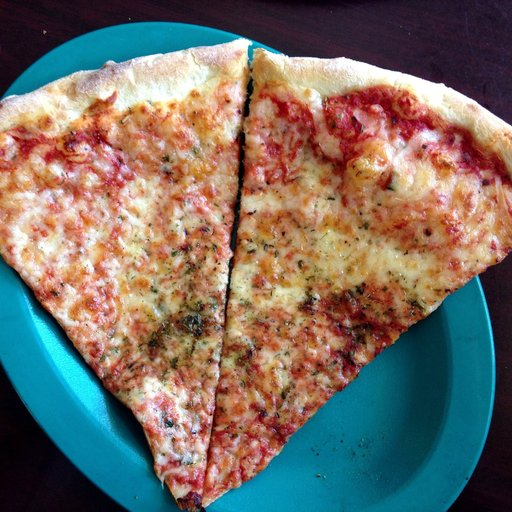
#> input picture P5-20231225/P5_2023_students/images/pizza.jpg, 512 x 512 px
$ jupyter execute --allow-errors P5_2023_students.ipynb   (shell and % lines are left out)
#> lines starting #> are read from the running program, lines starting #| are printed output that depends on the picture; long printed decimals are rounded
### P5-20231225/P5_2023_students/LM_filters.py
'''
The Leung-Malik (LM) Filter Bank, implementation in python

T. Leung and J. Malik. Representing and recognizing the visual appearance of
materials using three-dimensional textons. International Journal of Computer
Vision, 43(1):29-44, June 2001.

Reference: http://www.robots.ox.ac.uk/~vgg/research/texclass/filters.html
'''

import numpy as np
import matplotlib.pyplot as plt

def gaussian1d(sigma, mean, x, ord):
    x = np.array(x)
    x_ = x - mean
    var = sigma**2

    # Gaussian Function
    g1 = (1/np.sqrt(2*np.pi*var))*(np.exp((-1*x_*x_)/(2*var)))

    if ord == 0:
        g = g1
        return g
    elif ord == 1:
        g = -g1*((x_)/(var))
        return g
    else:
        g = g1*(((x_*x_) - var)/(var**2))
        return g

def gaussian2d(sup, scales):
    var = scales * scales
    shape = (sup,sup)
    n,m = [(i - 1)/2 for i in shape]
    x,y = np.ogrid[-m:m+1,-n:n+1]
    g = (1/np.sqrt(2*np.pi*var))*np.exp( -(x*x + y*y) / (2*var) )
    return g

def log2d(sup, scales):
    var = scales * scales
    shape = (sup,sup)
    n,m = [(i - 1)/2 for i in shape]
    x,y = np.ogrid[-m:m+1,-n:n+1]
    g = (1/np.sqrt(2*np.pi*var))*np.exp( -(x*x + y*y) / (2*var) )
    h = g*((x*x + y*y) - var)/(var**2)
    return h

def makefilter(scale, phasex, phasey, pts, sup):

    gx = gaussian1d(3*scale, 0, pts[0,...], phasex)
    gy = gaussian1d(scale,   0, pts[1,...], phasey)

    image = gx*gy

    image = np.reshape(image,(sup,sup))
    return image

def makeLMfilters():
    sup     = 49
    scalex  = np.sqrt(2) * np.array([1,2,3])
    norient = 6
    nrotinv = 12

    nbar  = len(scalex)*norient
    nedge = len(scalex)*norient
    nf    = nbar+nedge+nrotinv
    F     = np.zeros([sup,sup,nf])
    hsup  = (sup - 1)/2

    x = [np.arange(-hsup,hsup+1)]
    y = [np.arange(-hsup,hsup+1)]

    [x,y] = np.meshgrid(x,y)

    orgpts = [x.flatten(), y.flatten()]
    orgpts = np.array(orgpts)

    count = 0
    for scale in range(len(scalex)):
        for orient in range(norient):
            angle = (np.pi * orient)/norient
            c = np.cos(angle)
            s = np.sin(angle)
            rotpts = [[c+0,-s+0],[s+0,c+0]]
            rotpts = np.array(rotpts)
            rotpts = np.dot(rotpts,orgpts)
            F[:,:,count] = makefilter(scalex[scale], 0, 1, rotpts, sup)
            F[:,:,count+nedge] = makefilter(scalex[scale], 0, 2, rotpts, sup)
            count = count + 1

    count = nbar+nedge
    scales = np.sqrt(2) * np.array([1,2,3,4])

    for i in range(len(scales)):
        F[:,:,count]   = gaussian2d(sup, scales[i])
        count = count + 1

    for i in range(len(scales)):
        F[:,:,count] = log2d(sup, scales[i])
        count = count + 1

    for i in range(len(scales)):
        F[:,:,count] = log2d(sup, 3*scales[i])
        count = count + 1

    return F

# Call the make filter function
F = makeLMfilters()
print("LM filters imported, the shape of the filter bank is: ", F.shape)

### P5-20231225/P5_2023_students/P5_2023_students.ipynb
==============================================================================================
# Practicum 5

==============================================================================================

## Delivery

Your overall grading will be penalized if the following requirements are not fulfilled:

- Implemented code should be commented exhaustively and in **English**.

- The questions introduced in the exercises must be answered.

- Add title to the figures to explain what is displayed.

- Answers to questions also need to be in **English**.

- Make sure to print and plot exactly what it is indicated. If a reference image is provided, your output is expected to be exactly the same unless instructed differently.

- The deliverable of both parts must be a file named **P5_Student1_Student2.zip** that includes:
    - The notebook P5_Student1_Student2.ipynb completed with the solutions to the exercises and their corresponding comments.
    - All the images used in this notebook (upload the ones that were not provided)

- It is required that your code can be run by us without need of any modification and without getting any errors.

- Use packages and solutions that were covered in your class and tutorials. If you are unsure about using a particular package, you should seek clarification from your instructor to confirm whether it is allowed.

- Please refrain from utilizing resources like ChatGPT to complete this lab assignment.

**Deadline: December 22th, 23:00 h**

==============================================================================================

This lab covers the following topics:
* Gaussian filters
* Descriptors based on texture
* Distance between images and similarity search
* Face detection using:
    * Haar-like features
    * Adaboost
    * PCA

==============================================================================================
##  Image search using textures
==============================================================================================

#### Problem we want to solve
- Given a query image **$x$** and a set of images **$X$** we would like to retreive the most similar to **$x$** images from  **$X$**.

### Imports

[cell 1]
# GENERAL ONES FOR IMAGE ANALYSIS
import time
import scipy
import numpy as np
import skimage
from skimage import filters
from skimage import io, img_as_int
from skimage.color import rgb2gray, rgba2rgb
from skimage.transform import resize
# useful for n-d arrays
from scipy.ndimage import convolve
import os
import matplotlib.pyplot as plt
import warnings
warnings.filterwarnings('ignore')
from time import time
### FACE DETECTION
from skimage.feature import haar_like_feature
from skimage.feature import haar_like_feature_coord
from skimage.feature import draw_haar_like_feature
from skimage.transform import integral_image

### FACE RECOGNITION
# Load the dataset
from sklearn.datasets import fetch_lfw_people
# Classification and results
from sklearn.model_selection import train_test_split
from sklearn.decomposition import PCA
from sklearn.metrics import classification_report
from sklearn.ensemble import AdaBoostClassifier

# Derivative of Gaussians aka Leung-Malik (LM) Filter Bank
We can apply a collection of multiple filters that we call a filter bank. Note that if we apply $D$ filters our feature vectors will be $D$ dimensional.

The following image shows a filter bank. In the filter bank we typically want filters to capture a combination of scales, orientations of different types of patterns. This particular filter bank is The Derivative-of-Gaussians or as known as Leung-Malik (LM) Filter Bank.

We import Leung-Malik filters as follows:

[cell 2]
import LM_filters
filter_bank = LM_filters.makeLMfilters()
# NOTE: If this does not work, go to appendix for function code

### Plotting all filters

Plot the created filters as images similar to the figure above.

[cell 3]
# Your solution here
num_filters = filter_bank.shape[2]
# Setting the subplots
fig, ax = plt.subplots(ncols=12, nrows=4, figsize=(15, 3))
# Plotting the filters
for i in range(4):
    for j in range(12):
        ax[i, j].imshow(filter_bank[:, :, i * 12 + j], cmap='gray')
        ax[i, j].axis("off")

plt.show()

## 1. Extracting a feature vector for an image

**1.1** Read the image ``/images/pizza.jpg``, and resize it to 240𝑥240 pixels. Then, convert the image to grayscale and visualize both, the RGB and the grayscale images.

[cell 4]
# Your solution here
# Reading the image
pizza_image = io.imread("images/pizza.jpg")
#> pizza_image is the input picture: shape (512, 512, 3); mean R, G, B 118.5, 110.4, 101.9
# Resizing the image to 240x240 pixels
resized_image = resize(pizza_image, (240, 240), anti_aliasing=True)
# Converting the image to grayscale
pizza_gray = rgb2gray(resized_image)
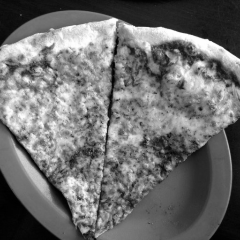
#> pizza_gray: shape (240, 240) float64; min 0.00248, max 1, mean 0.437
# Visualize the RGB and grayscale images
fig, ax = plt.subplots(1, 2, figsize=(10, 5))

# RGB image
ax[0].imshow(resized_image)
ax[0].set_title('RGB Image')
ax[0].axis('off')

# Grayscale image
ax[1].imshow(pizza_gray, cmap='gray')
ax[1].set_title('Grayscale Image')
ax[1].axis('off')

plt.show()

**1.2** Given $D=n\_{filters}$ filters from the filter bank and a single image `image`, make a function `get_image_features(image, filter_bank, n_filters)` that returns a feature vector of shape `n_filters`. The returned vector must contain at position $k$ the **mean of the absolute value of the convolved image** by filter $k$.

$$
\text{feat}(x) = \left( \text{mean}( |r_1|), \dots,\text{mean}(|r_D|) \right)
$$

Try the function with the previous image and print the feature vector.

**Hint**: The function should return a feature vector obtained by averaging each filter response on the image. Use a small number of filters to try your functions

[cell 5]
# Your solution here
def get_image_features(image, filter_bank, n_filters):
#> called with filter_bank = array of shape (49, 49, 48), n_filters = 5
    feature_vector = np.zeros(n_filters)
    for k in range(n_filters):
        # Convolve the image for each filter
        conv_result = abs(convolve(image, filter_bank[:, :, k]))
        # Calculate the mean of the absolute values
        feature_vector[k] = np.mean(conv_result)
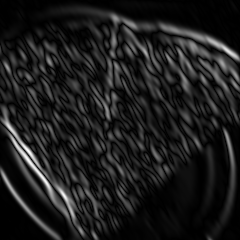
#> conv_result: shape (240, 240) float64; min 1.16e-07, max 0.148, mean 0.0173; drawn with min black and max white
#> after the loop, feature_vector = [0.016, 0.0145, 0.0143, 0.0159, 0.0173]

    return feature_vector

[cell 6]
## Try the function
n_filters = 5
im_features = get_image_features(pizza_gray, filter_bank, n_filters)
#> im_features = [0.016, 0.0145, 0.0143, 0.0159, 0.0173]
im_features
#> Out = [0.016, 0.0145, 0.0143, 0.0159, 0.0173]

**1.3** (Optional) Try ``get_image_features()`` using a different number of filters and other images (for instance ``/images/dog.jpg`` or ``/images/flower.jpg``)

[cell 7]
# Your solution here

## Trying for flower image

# First read the new image:
flower_image = io.imread("images/flower.jpg")
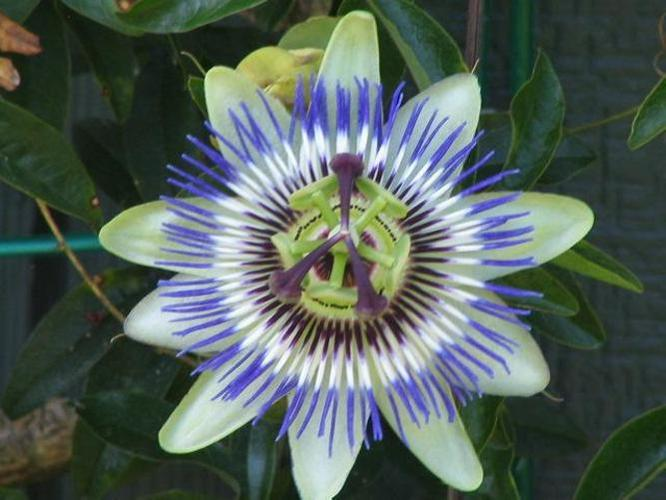
#> input picture P5-20231225/P5_2023_students/images/flower.jpg, 666 x 500 px
#> flower_image is the input picture: shape (500, 666, 3); mean R, G, B 83.2, 96.7, 90
# resizing
resized_flower = resize(flower_image, (240, 240), anti_aliasing=True)
# Converting the image to grayscale
flower_gray = rgb2gray(resized_flower)
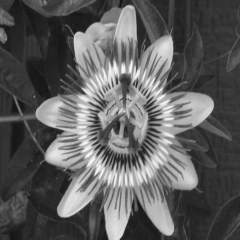
#> flower_gray: shape (240, 240) float64; min 0.0757, max 0.976, mean 0.366
flower = get_image_features(flower_gray, filter_bank, 10)
#> call 2 of get_image_features, with filter_bank = array of shape (49, 49, 48), n_filters = 10
#> after the loop in get_image_features (call 2), `for k in range(n_filters):`:
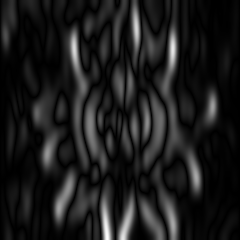
#> conv_result: shape (240, 240) float64; min 3.31e-08, max 0.087, mean 0.00974; drawn with min black and max white
#> after the loop in get_image_features (call 2), `for k in range(n_filters):`: feature_vector = [0.0112, 0.0121, 0.0138, 0.0144, 0.0132, 0.0118, 0.00754, 0.0083, 0.00932, 0.00974]
#> flower has the same summary as feature_vector in get_image_features
print(flower)
#| [0.01124 0.01213 0.0138 0.01439 0.01319 0.01184
#|  0.007545 0.008301 0.009323 0.009736]

### Visualizing features

**1.4** Make a function `visualize_features(im,  filter_bank, n_filters=5)` that receives the `filter_bank`, an image `im` and an integer `n_filters`.

The function  must make a plot of two rows containing in the first row, in position $k$, the image convolved by filter $k$. In the second row, in position $k$, the image of the k'th filter. The result for `n_filter=5` should look like

**Hint**: Note that since at this moment we are focusing on the texture, we will not use the color of the images.

[cell 8]
# Your solution here
def visualize_features(im, filter_bank, n_filters=5):
#> called with filter_bank = array of shape (49, 49, 48), n_filters = 5
    fig, ax = plt.subplots(2, n_filters, figsize=(15, 5))
    for k in range(n_filters):
        convolved_image = convolve(im, filter_bank[:, :, k])
        # Plotting convolved image for each iteration and filter
        ax[0, k].imshow(convolved_image, cmap='gray')
        ax[0, k].set_title(f'Convolved {k+1}')
        ax[0, k].axis('off')
        ax[1, k].imshow(filter_bank[:, :, k], cmap='gray')
        ax[1, k].set_title(f'Filter {k+1}')
        ax[1, k].axis('off')

    plt.tight_layout()
    plt.show()

[cell 9]
## Try the function
# We suppose we'll always pass a grayscale image and for that reason, we will not pass to grayscale in the function
visualize_features(pizza_gray, filter_bank)

**1.5** (Optional) Try ``visualize_features()`` using a different number of filters and using another image (for instance ``/images/dog.jpg`` or ``/images/flower.jpg``)

[cell 10]
# Your solution here
# Trying with flower image and 10 filters
visualize_features(flower_gray, filter_bank, 10)
#> call 2 of visualize_features, with filter_bank = array of shape (49, 49, 48), n_filters = 10
#> the loop in visualize_features (call 2), `for k in range(n_filters):` made 10 passes
#> pass 1, in visualize_features (call 2), `convolved_image = convolve(im, filter_bank[:, :, k])`:
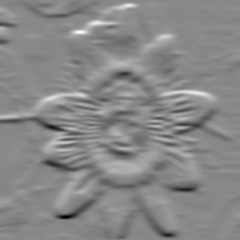
#> convolved_image: shape (240, 240) float64; min -0.144, max 0.126, mean -0.000142; drawn with min black and max white
#> in visualize_features (call 2), `plt.show()`:
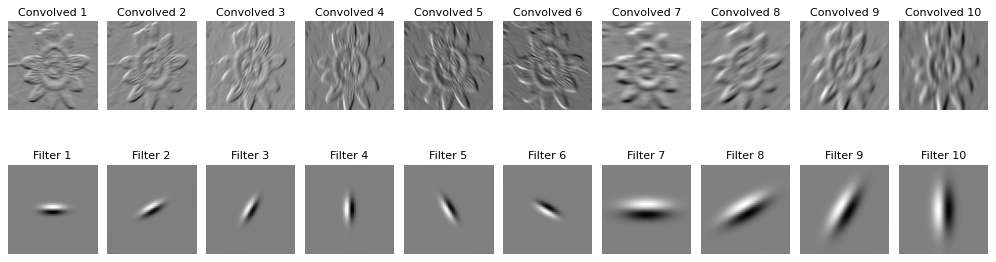
#> figure drawn by matplotlib, 20 panels

## 2 Load & resize the dataset

**2.1** Read all the images in the directories, resize them to 240x240 pixels and save the image in an array:

<ul>
    <li>./images/pizza/</li>
    <li>./images/flowers/</li>
    <li>./images/pets/</li>
</ul>

**Hint:** You have to create an array for each directory, which containts all the images belonging to that path.

[cell 11]
# Your solution here
pizza_collection = io.ImageCollection('./images/pizza/*.jpg')
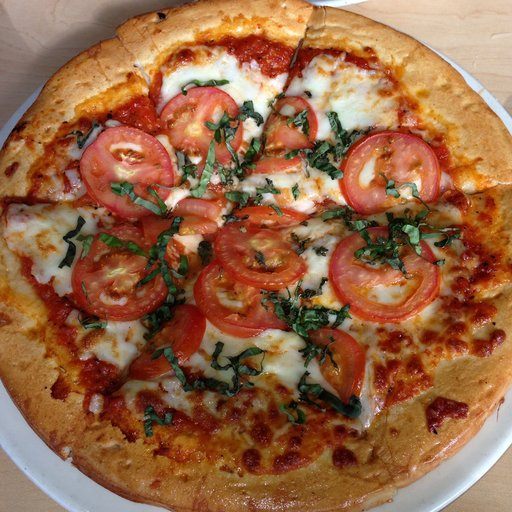
#> input picture P5-20231225/P5_2023_students/images/pizza/3678290.jpg, 512 x 512 px
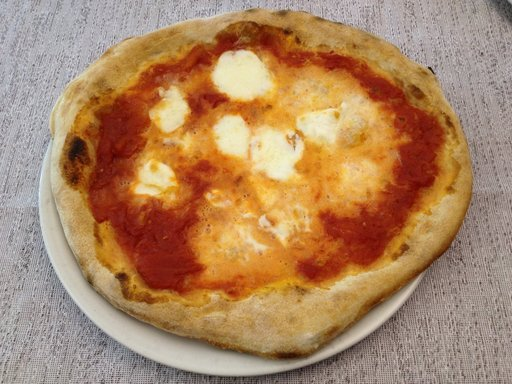
#> input picture P5-20231225/P5_2023_students/images/pizza/3699992.jpg, 512 x 384 px
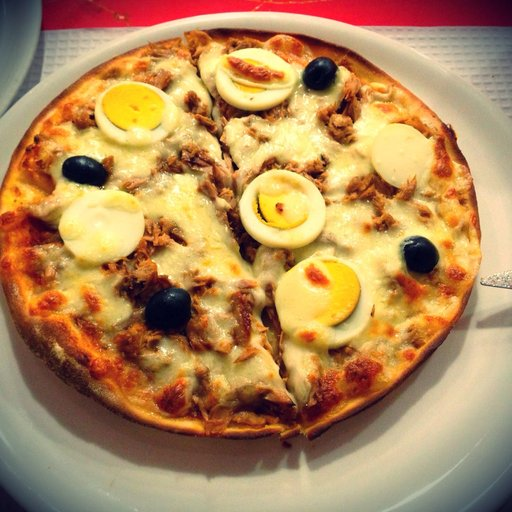
#> input picture P5-20231225/P5_2023_students/images/pizza/3703769.jpg, 512 x 512 px
#> pizza_collection = 3 items
flowers_collection = io.ImageCollection('./images/flowers/*.jpg')
pets_collection = io.ImageCollection('./images/pets/*.jpg')

[cell 12]
#function to resize the list of images passed through parameter
def resize_images(images, size):
#> called with size = 240
    resized_list = []
    for image in images:
        resized_list.append(resize(image, (size, size)))
#> this loop made 3 passes
#> after the loop, resized_list = 3 items
    return resized_list

pizza_images_resized = resize_images(pizza_collection, 240)
#> pizza_images_resized = 3 items
flowers_images_resized = resize_images(flowers_collection, 240)
#> flowers_images_resized = []
pets_images_resized = resize_images(pets_collection, 240)
#> pets_images_resized = []

# ImageCollection to Numpy array
pizza_images = np.array(pizza_images_resized)
flowers_images = np.array(flowers_images_resized)
#> flowers_images = empty array
pets_images = np.array(pets_images_resized)
#> pets_images = empty array

Visualize one image (the first) from each array. Use ``subplot`` to create a 3x1figure.

[cell 13]
# Your solution here
fig, ax= plt.subplots(ncols=3, nrows=1, figsize=(15,15))

ax[0].imshow(pizza_images[0])
ax[0].set_title('Pizza first image')
ax[0].axis("off")
#> (the rest of this cell did not finish here and is left out)

How many images there are in **each** directory?

[cell 14]
# Your solution here
print('Length of images in pizza directory: ' + str(len(pizza_images)))
#| Length of images in pizza directory: 3
print('Length of images in flowers directory: ' + str(len(flowers_images)))
#| Length of images in flowers directory: 0
print('Length of images in pets directory: ' + str(len(pets_images)))
#| Length of images in pets directory: 0

    ### Constructing the matrix of the feature vectors for all images

**2.2** Implement a function `get_dataset_features(all_images, filter_bank, n_filters=6)` that applies `get_image_features` to get a feature vector for each of the images in the union of the three datasets (fish and chips_images, pizza, paella). It must return a matrix containing at row $k$ feature vector for the input image $k$.

Try the function with the whole data set:

*all_images = pizza_images + flowers_images + pets_images*

[cell 15]
# Your solution here
# [11 lines left out: function get_dataset_features, not called in this run]

#> (a cell that did not finish here is left out)

#> (a cell that did not finish here is left out)

#> (a cell that did not finish here is left out)

Print the shape of `feature_vectors` as well as the features for image #3 (*i.e. all_images[2]*), image #33, and image #53, directly from the vector

#> (a cell that did not finish here is left out)

### Visualizing the features of an image

**2.3** Define a function `visualize_features_imgs(im_index, feature_vector)` that given n different images, plots their features. Use different colors to distinguish the features of each image.
Choose 3 images on your choice and visualize the results.

[cell 20]
# Your solution here
# [15 lines left out: function visualize_features_imgs, not called in this run]

#> (a cell that did not finish here is left out)

# 3 Retrieving the most similar images

### Similarity search

Let us assume $f(x) \in \mathbb{R}^D$ represents a set of features for $x$. Given a query image $x$ and another image $x^m$ from the database, we can compute the distance between images as
$$
\text{distance}\left( f(x) , \, f(x^m) \right) = \| \text{feat}(x)  - \text{feat}(x^m)  \|_2 =  \sqrt{ \sum_{d=1}^\text{D} \left( f(x)_d - f(x^m)_d  \right)^2 }
$$

then we can find the closest image $x^{m^*}$ from the database to $x$ as $m^* =  \text{argmin}_{m} \{ \| \text{feat}(x)  - \text{feat}(x^m)  \|_2 \}$

**3.1** Implement a function `retrieve_images(im_features, feature_vectors, k=5)` to retrieve and visualize the `k` most similar images (according to the l2 norm) to `im` and the corresponding distances.

The input of this function need to be feature of the image of interest `im_features`, the whole data set features `feature_vectors`, and an integer value `k`, which defines the number of images.

The function should return the ordered vector of distances and the index of the closests images.

[cell 22]
# Your solution here
# [8 lines left out: function retrieve_images, not called in this run]

Try your function using ``/images/pizza.jpg``.

#> (a cell that did not finish here is left out)

**3.2** Write a function *show_closest_images(all_images, closest, distances)* to show the closest images and the corresponding distances.

[cell 24]
# Your solution here
# [11 lines left out: function show_closest_images, not called in this run]

#> (a cell that did not finish here is left out)

[cell 26]
"""
**COMMENT**:
Just for clarifiation, If we use "scipy.signal.convolce" in the "getImageFeatures" function then the resulting images will be the same as showed in the 3.2 statement but does not seems to be the best for the next exercises to find the best accuracy. Hence, we are using "scipy.ndimage.convolve" so the resulting images are not the same as the ones provided in 3.2(statement) because of the distance in the "K=5" most similar images we got in 3.1 so according to that the result is correct and will not return the same images as in the statement which is fine.
"""

# 4 Compute the accuracy of the algorithm: given a query image.

**4.1** Implement a function `accuracy(feature_vectors, class_labels, im_features, class_im,  k=5)`, which takes as input `feature_vectors`, the `class_labels` for the images (`0 = pizza`, `1 = flower` and `2 = pet`), the number of images to retrieve `k`, a query image (i.e. the feature vector for the image of interest) and the class of the query image `class_im`.

Returns as output the number of retrieved images that belong to class `class_im` divided by the total of images retrieved `k` (this is the accuracy).

**Hint**: Be careful to exclude the query image from the retrieved images (i.e. those cases in which `distance=0.0`)

[cell 27]
# Your solution here
# [6 lines left out: function accuracy, not called in this run]

[cell 28]
class_labels = [0]*len(pizza_images) + [1]*len(flowers_images) + [2]*len(pets_images)
#> class_labels = [0, 0, 0]
print("k=5")
#> (the rest of this cell did not finish here and is left out)
